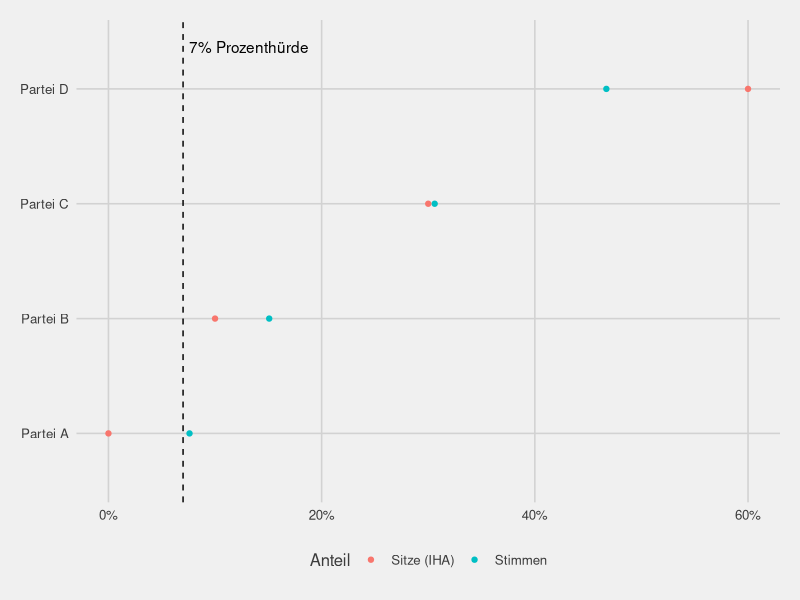

The R script that drew this image:
rm(list = ls())
set.seed(30485)
library('ggplot2')

n_party <- 4
n_seats <- 10
vote_range <- c(1500, 120000)
imperiali <- diag(2:n_seats, nrow = n_seats-1)
abs_votes <- matrix(
  vote_range[1] + trunc((vote_range[2] - vote_range[1]) * runif(n_party)),
  #c(47000, 16000, 15900, 12000, 6000, 3100),
  nrow = n_seats-1, ncol = n_party, byrow = TRUE,
  dimnames = list(
    paste("Divisor", diag(imperiali)),
    paste('Partei', LETTERS[1:n_party])
  )
)
averages <- t(solve(imperiali)) %*% abs_votes
abs_seats <- matrix(
  0, nrow = n_seats-1, ncol = n_party,
  dimnames = list(
    paste("Divisor", diag(imperiali)),
    paste('Partei', LETTERS[1:n_party])
  )
)
abs_seats[order(averages, decreasing = TRUE)[1:n_seats]] <- 1

ggplot(
  data = data.frame(
    partei = colnames(abs_votes),
    abs_votes = abs_votes[1, ] / sum(abs_votes[1, ]),
    abs_seats = colSums(abs_seats) / sum(colSums(abs_seats))
  ),
  aes(x = reorder(partei, abs_votes))
) +
  geom_point(aes(y = abs_votes, colour = "Stimmen")) +
  geom_point(aes(y = abs_seats, colour = "Sitze (IHA)")) +
  geom_hline(yintercept = .07, linetype = 'dashed') +
  scale_y_continuous(labels = scales::percent) +
  annotate(x = n_party, y = .07, label = "7% Prozenthürde", geom = 'text', hjust = -.05, vjust = -3) +
  labs(colour = "Anteil", y = "", x = "") +
  coord_flip() +
  ggthemes::theme_fivethirtyeight() +
  theme(axis.title = element_blank(), legend.position = "bottom")
